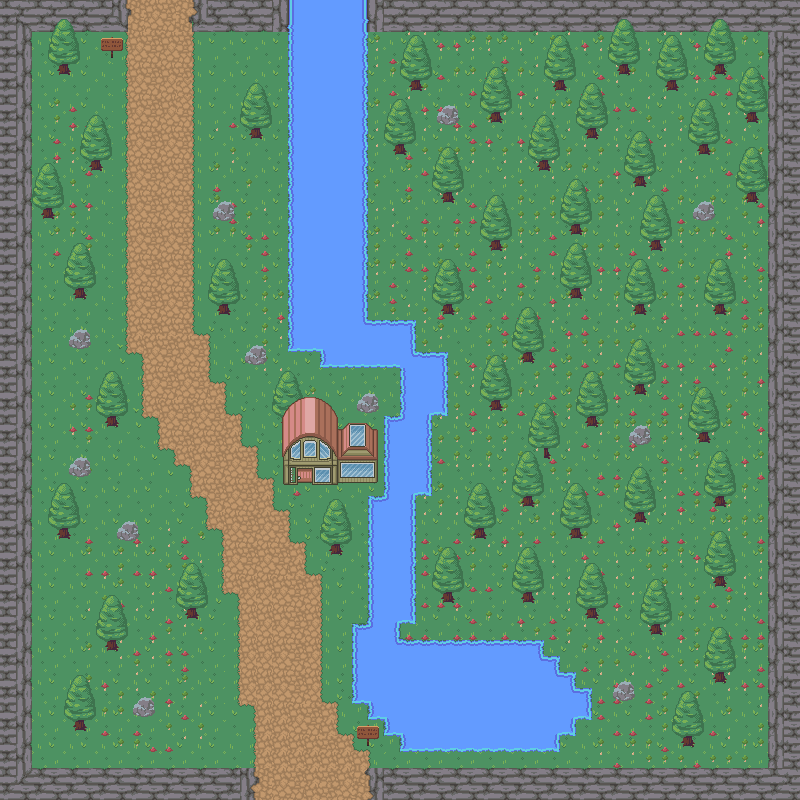

Tiled map render using the project's own tile images. Description and the map definition, with tile-layer contents summarised, below:
An orthogonal 50x50 tile map with 16x16 px tiles, 7 tile layers (Background, Walls, Water, Path, ...), 3 tilesets and 92 objects (83x collision, 2x Collision, switch_world, spawn_exit_player, enter_dungeon, ...).

<map version="1.8" tiledversion="1.8.1" orientation="orthogonal" renderorder="right-down" width="50" height="50" tilewidth="16" tileheight="16" infinite="0" nextlayerid="11" nextobjectid="189">
 <tileset firstgid="1" source="../assets/Nature_asset.tsx" />
 <tileset firstgid="721" name="House" tilewidth="16" tileheight="16" tilecount="775" columns="31">
  <image source="../assets/house.png" trans="000000" width="500" height="400" />
 </tileset>
 <tileset firstgid="1496" source="../assets/House.tsx" />
 <layer id="1" name="Background" width="50" height="50">
  <data>[2500 cells, 2500 non-empty, 4 distinct tile ids]</data>
 </layer>
 <layer id="2" name="Walls" width="50" height="50">
  <data>[2500 cells, 352 non-empty, 32 distinct tile ids]</data>
 </layer>
 <layer id="3" name="Water" width="50" height="50">
  <data>[2500 cells, 271 non-empty, 39 distinct tile ids]</data>
 </layer>
 <layer id="4" name="Path" width="50" height="50">
  <data>[2500 cells, 352 non-empty, 27 distinct tile ids]</data>
 </layer>
 <layer id="8" name="Mashroom" width="50" height="50">
  <data>[2500 cells, 1178 non-empty, 4 distinct tile ids]</data>
 </layer>
 <layer id="7" name="Decoration" width="50" height="50">
  <data>[2500 cells, 467 non-empty, 16 distinct tile ids]</data>
 </layer>
 <layer id="9" name="House" width="50" height="50">
  <data>[2500 cells, 49 non-empty, 49 distinct tile ids]</data>
 </layer>
 <objectgroup id="5" name="Objects">
  <object id="2" name="player" type="collision" x="160.5" y="164.333">
   <point />
  </object>
  <object id="5" type="collision" x="368" y="-4" width="432" height="35.9091" />
  <object id="6" type="collision" x="191.667" y="0.666667" width="98" height="31" />
  <object id="7" type="collision" x="0" y="0.333333" width="127.667" height="30.6667" />
  <object id="8" type="collision" x="-0.333333" y="30.6667" width="32.4583" height="769.333" />
  <object id="9" type="collision" x="32.6667" y="768.667" width="222" height="31.3333" />
  <object id="10" type="collision" x="368.333" y="768.667" width="432.333" height="30.6667" />
  <object id="11" type="collision" x="768.333" y="31.9375" width="31.7292" height="736.729" />
  <object id="12" type="collision" x="287.667" y="0" width="78.6667" height="350.667" />
  <object id="13" type="collision" x="320" y="321" width="94.6667" height="45.6667" />
  <object id="14" type="collision" x="401.333" y="353.333" width="46.3333" height="62.3333" />
  <object id="15" type="collision" x="383.5" y="415.75" width="48" height="80.25" />
  <object id="16" type="collision" x="368" y="495.75" width="47.5" height="128.5" />
  <object id="17" type="collision" x="352.25" y="624.5" width="47.75" height="79.75" />
  <object id="18" type="collision" x="368" y="640.5" width="175.25" height="78.5" />
  <object id="19" type="collision" x="384" y="719" width="190" height="16.5" />
  <object id="20" type="collision" x="400" y="736" width="159.25" height="16" />
  <object id="21" type="collision" x="543" y="688.5" width="48" height="30.5" />
  <object id="22" type="collision" x="544" y="656.25" width="16" height="31.75" />
  <object id="23" type="collision" x="560" y="671.75" width="16" height="17" />
  <object id="110" type="collision" x="283.667" y="440.5" width="93.4167" height="41.75" />
  <object id="112" type="collision" x="74.6667" y="720.333" width="10.3333" height="9.33333" />
  <object id="115" type="collision" x="132.833" y="698.242" width="22.1515" height="19.3333" />
  <object id="116" type="collision" x="106.833" y="640.667" width="10.3333" height="9.33333" />
  <object id="117" type="collision" x="186.5" y="608.667" width="10.3333" height="9.33333" />
  <object id="118" type="collision" x="58.8333" y="529" width="10.3333" height="9.33333" />
  <object id="119" type="collision" x="106.167" y="416.667" width="10.3333" height="9.33333" />
  <object id="120" type="collision" x="330.167" y="544.667" width="10.3333" height="9.33333" />
  <object id="121" type="collision" x="442.5" y="592.333" width="10.3333" height="9.33333" />
  <object id="122" type="collision" x="522.167" y="592.333" width="10.3333" height="9.33333" />
  <object id="123" type="collision" x="586.833" y="608.667" width="10.3333" height="9.33333" />
  <object id="124" type="collision" x="650.833" y="623.667" width="10.3333" height="9.33333" />
  <object id="125" type="collision" x="714.5" y="672.667" width="10.3333" height="9.33333" />
  <object id="126" type="collision" x="681.833" y="735.667" width="10.3333" height="9.33333" />
  <object id="127" type="collision" x="714.5" y="576.333" width="10.3333" height="9.33333" />
  <object id="128" type="collision" x="714.5" y="497" width="10.3333" height="9.33333" />
  <object id="129" type="collision" x="634.167" y="512" width="10.3333" height="9.33333" />
  <object id="130" type="collision" x="570.5" y="528.333" width="10.3333" height="9.33333" />
  <object id="131" type="collision" x="473.833" y="527.667" width="10.3333" height="9.33333" />
  <object id="132" type="collision" x="523.5" y="496.333" width="10.3333" height="9.33333" />
  <object id="133" type="collision" x="543.5" y="448" width="7.3333" height="11" />
  <object id="134" type="collision" x="586.167" y="417" width="10.3333" height="9.33333" />
  <object id="135" type="collision" x="698.5" y="432.667" width="10.3333" height="9.33333" />
  <object id="136" type="collision" x="629.167" y="424.667" width="21" height="20.3333" />
  <object id="137" type="collision" x="490.833" y="400.333" width="10.3333" height="9.33333" />
  <object id="138" type="collision" x="635.167" y="384.333" width="10.3333" height="9.33333" />
  <object id="139" type="collision" x="522.833" y="351.667" width="10.3333" height="9.33333" />
  <object id="140" type="collision" x="442.167" y="304.667" width="10.3333" height="9.33333" />
  <object id="141" type="collision" x="570.5" y="288.667" width="10.3333" height="9.33333" />
  <object id="142" type="collision" x="635.167" y="304.667" width="10.3333" height="9.33333" />
  <object id="143" type="collision" x="715.167" y="304.333" width="10.3333" height="9.33333" />
  <object id="144" type="collision" x="650.5" y="241" width="10.3333" height="9.33333" />
  <object id="145" type="collision" x="570.833" y="224.667" width="10.3333" height="9.33333" />
  <object id="146" type="collision" x="491.5" y="240.333" width="10.3333" height="9.33333" />
  <object id="147" type="collision" x="442.833" y="192.667" width="10.3333" height="9.33333" />
  <object id="148" type="collision" x="539.167" y="160.333" width="10.3333" height="9.33333" />
  <object id="149" type="collision" x="393.5" y="145.333" width="10.3333" height="9.33333" />
  <object id="150" type="collision" x="586.5" y="128.333" width="10.3333" height="9.33333" />
  <object id="151" type="collision" x="491.167" y="113" width="10.3333" height="9.33333" />
  <object id="152" type="collision" x="634.167" y="177.333" width="10.3333" height="9.33333" />
  <object id="153" type="collision" x="697.833" y="145.333" width="10.3333" height="9.33333" />
  <object id="154" type="Collision" x="747.167" y="193" width="10.3333" height="9.33333" />
  <object id="155" type="Collision" x="746.833" y="112.333" width="10.3333" height="9.33333" />
  <object id="156" type="collision" x="714.5" y="63.3333" width="10.3333" height="9.33333" />
  <object id="157" type="collision" x="666.5" y="80.3333" width="10.3333" height="9.33333" />
  <object id="158" type="collision" x="618.5" y="65.3333" width="10.3333" height="9.33333" />
  <object id="159" type="collision" x="554.833" y="80.3333" width="10.3333" height="9.33333" />
  <object id="160" type="collision" x="411.167" y="81.3333" width="10.3333" height="9.33333" />
  <object id="161" type="collision" x="436.167" y="104.667" width="22.3333" height="20.3333" />
  </objectgroup>
 <objectgroup id="10" name="NPC_Path">
  <!-- 4 objects omitted --></objectgroup>
</map>
<!-- 23 of 92 objects omitted -->
